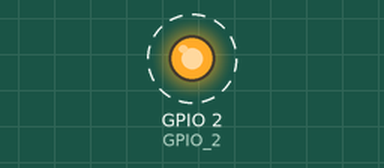
The sketch below on a simulated ESP32. Parts: output pins drawn as LEDs (lit = HIGH). Dashed ring = blinking.

Above: at 0.2 s.
Timing chart, 0 to 3.0 s (numbered marks = the images above):
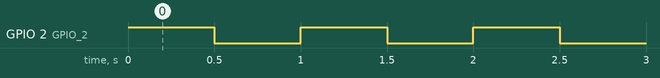

Measured:
- by itself, GPIO 2 (GPIO_2): alternates HIGH for 0.50 s and LOW for 0.50 s

The sketch:

blink_builtin_led.ino
```cpp
// Set BOARD_LED to GPIO pin 2, which is the pin for the builtin LED on the ESP32 board.
#define GPIO_2 2

void setup()
{
        // Initializes GPIO_2 as an OUTPUT so that it can be set to HIGH or LOW.
        pinMode(GPIO_2, OUTPUT);
}

void loop()
{
    // Setting GPIO pin 2 to HIGH turns the LED OFF:
    digitalWrite(GPIO_2, HIGH);

    // Delay in milliseconds:
    delay(500);

    // Setting GPIO pin 2 to LOW tuns the LED ON:
    digitalWrite(GPIO_2, LOW);

    // Delay in milliseconds:
    delay(500);
}
```
